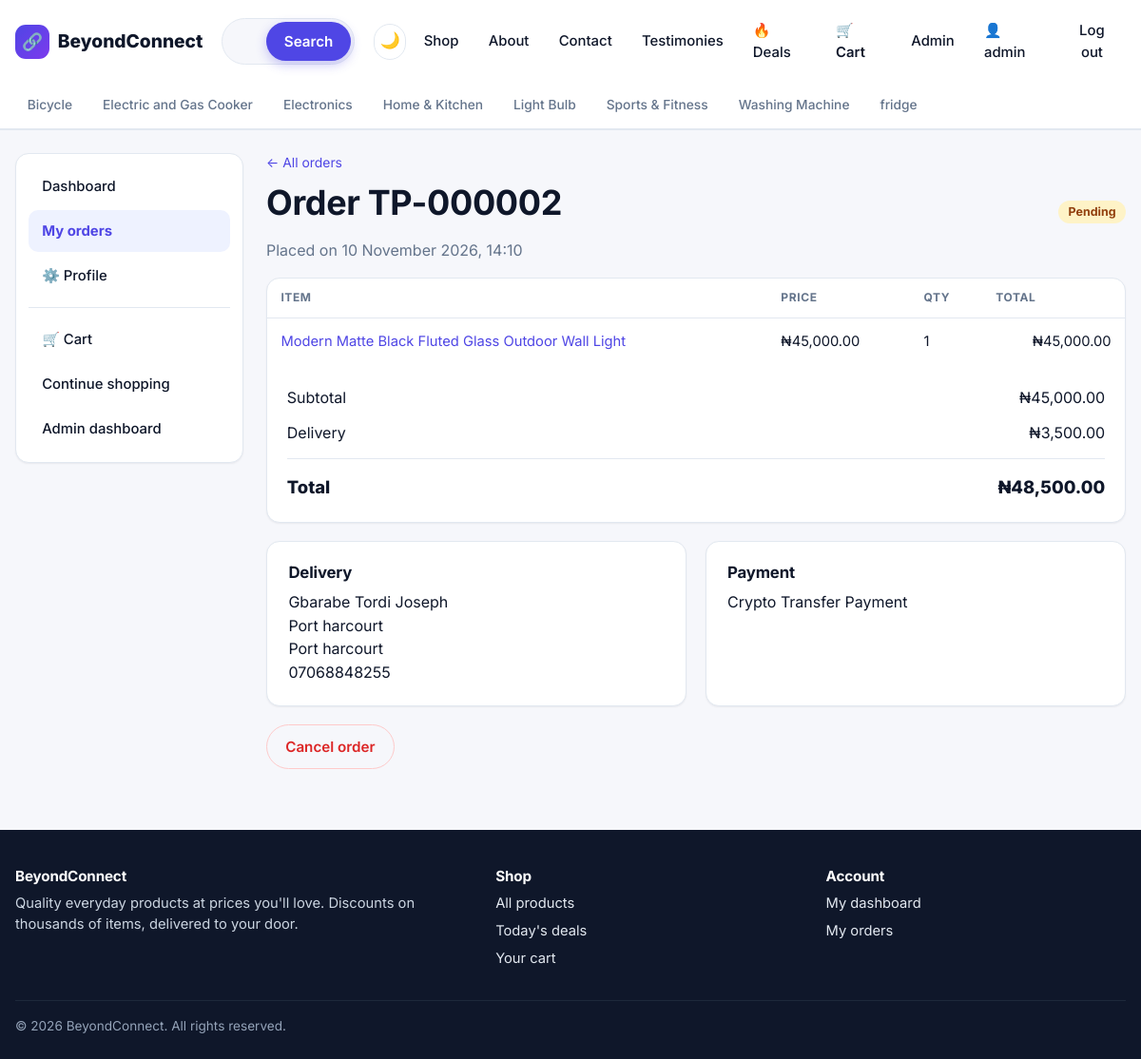
/accounts/orders/2/ (signed in), run on an earlier commit of the app's database.
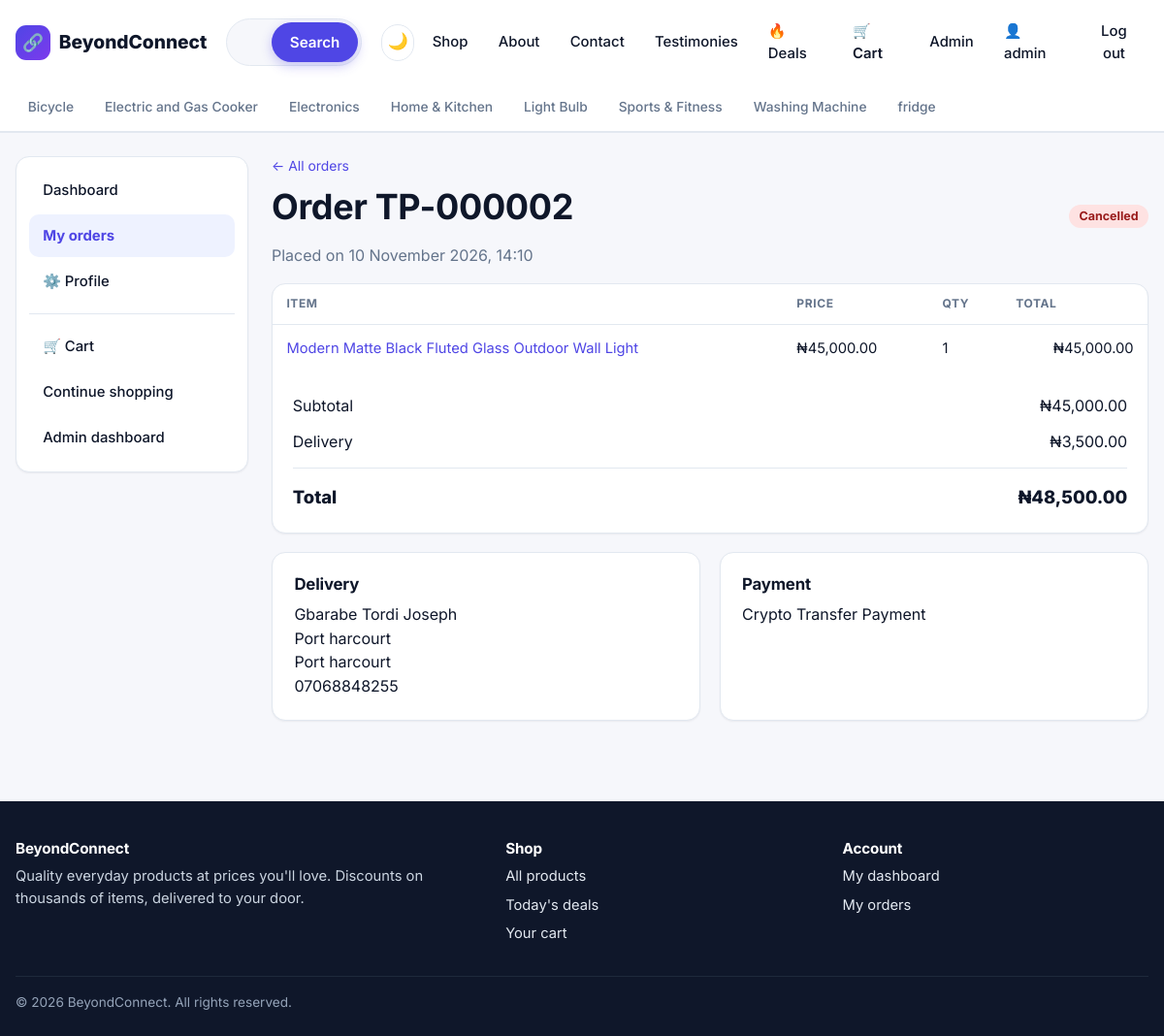
And on a later commit of the database.
### store/models.py (models this page shows, shortened)
class Order(models.Model):
    PENDING, PROCESSING, SHIPPED, DELIVERED, CANCELLED = "pending", "processing", "shipped", "delivered", "cancelled"
    STATUS_CHOICES = [
        (PENDING, "Pending"),
        (PROCESSING, "Processing"),
        (SHIPPED, "Shipped"),
        (DELIVERED, "Delivered"),
        (CANCELLED, "Cancelled"),
    ]
    COD, TRANSFER = "cod", "transfer"
    PAYMENT_CHOICES = [
        (COD, "Crypto Transfer Payment"),
        (TRANSFER, "Bank Transfer Payment"),
    ]
    user = models.ForeignKey(
        settings.AUTH_USER_MODEL, null=True, blank=True, on_delete=models.SET_NULL, related_name="orders"
    )
    full_name = models.CharField(max_length=150)
    email = models.EmailField()
    phone = models.CharField(max_length=30)
    address = models.CharField(max_length=255)
    city = models.CharField(max_length=100)
    notes = models.TextField(blank=True)
    payment_method = models.CharField(max_length=20, choices=PAYMENT_CHOICES, default=COD)
    status = models.CharField(max_length=20, choices=STATUS_CHOICES, default=PENDING)
    subtotal = models.DecimalField(max_digits=12, decimal_places=2, default=0)
    shipping_fee = models.DecimalField(max_digits=10, decimal_places=2, default=0)
    total = models.DecimalField(max_digits=12, decimal_places=2, default=0)
    created_at = models.DateTimeField(auto_now_add=True)
    updated_at = models.DateTimeField(auto_now=True)
    class Meta:
        ordering = ["-created_at"]
    @property
    def reference(self):
        return f"TP-{self.pk:06d}" if self.pk else "TP-new"
    @property
    def status_class(self):
        return f"status-{self.status}"

### accounts/views.py (the view)
# urls.py: path("orders/<int:pk>/", views.order_detail, name="order_detail"),
@login_required
def order_detail(request, pk):
    order = get_object_or_404(request.user.orders.prefetch_related("items"), pk=pk)
    return render(request, "accounts/order_detail.html", {"order": order})

### store/cart.py (called while the page is built)
    def __len__(self):
        return sum(self.items.values())

### store/context_processors.py (called while the page is built)
def site(request):
    return {
        "SITE_NAME": settings.SITE_NAME,
        "CURRENCY": settings.CURRENCY_SYMBOL,
        "FREE_SHIPPING": Decimal(str(settings.FREE_SHIPPING_THRESHOLD)),
        "cart_count": len(Cart(request)),
        "nav_categories": Category.objects.all()[:8],
    }

### store/models.py (called while the page is built)
    def get_absolute_url(self):
        return reverse("store:category", args=[self.slug])

    def get_absolute_url(self):
        return reverse("store:product_detail", args=[self.slug])

    @property
    def line_total(self):
        return self.unit_price * self.quantity

### store/templatetags/store_extras.py (called while the page is built)
@register.filter
def money(value):
    try:
        amount = Decimal(value)
    except (InvalidOperation, TypeError, ValueError):
        return value
    return f"{settings.CURRENCY_SYMBOL}{amount:,.2f}"

### templates/accounts/order_detail.html (shortened to what this page needs)
{% extends "base.html" %}
{% load store_extras %}
{% block content %}
<div class="dash-grid">
  {% include "accounts/_side_nav.html" with section="orders" %}
  <div>
    <p class="breadcrumb"><a href="{% url 'accounts:order_list' %}">← All orders</a></p>
    <div class="section-head">
      <h1 style="margin:0">Order {{ order.reference }}</h1>
      <span class="status {{ order.status_class }}">{{ order.get_status_display }}</span>
    </div>
    <p class="muted">Placed on {{ order.created_at|date:"j F Y, H:i" }}</p>
    <div class="card" style="margin-bottom:1.2rem">
      <div class="table-wrap">
        <table class="table">
          <thead><tr><th>Item</th><th>Price</th><th>Qty</th><th class="right">Total</th></tr></thead>
          <tbody>
          {% for item in order.items.all %}
            <tr>
              <td>{% if item.product %}<a href="{{ item.product.get_absolute_url }}">{{ item.product_name }}</a>{% else %}{{ item.product_name }}{% endif %}</td>
              <td>{{ item.unit_price|money }}</td>
              <td>{{ item.quantity }}</td>
              <td class="right">{{ item.line_total|money }}</td>
            </tr>
          {% endfor %}
          </tbody>
        </table>
      </div>
      <div style="padding:1rem 1.3rem">
        <div class="summary-row"><span>Subtotal</span><span>{{ order.subtotal|money }}</span></div>
        <div class="summary-row"><span>Delivery</span><span>{% if order.shipping_fee == 0 %}Free{% else %}{{ order.shipping_fee|money }}{% endif %}</span></div>
        <div class="summary-row total"><span>Total</span><span>{{ order.total|money }}</span></div>
      </div>
    </div>
    <div class="cols-2">
      <div class="card card-pad">
        <h3>Delivery</h3>
        <p style="margin:0">{{ order.full_name }}<br>{{ order.address }}<br>{{ order.city }}<br>{{ order.phone }}</p>
      </div>
      <div class="card card-pad">
        <h3>Payment</h3>
        <p style="margin:0">{{ order.get_payment_method_display }}</p>
      </div>
    </div>
    {% if order.status == 'pending' %}
    <form action="{% url 'accounts:cancel_order' order.pk %}" method="post" onsubmit="return confirm('Cancel this order?');">
      <button type="submit" class="btn btn-danger">Cancel order</button>
    </form>
    {% endif %}
  </div>
</div>
{% endblock %}

What changed in the data, as far as the page shows it:
changed Order "TP-000002": status "Pending" → "Cancelled"
Also different on the page:
text no longer shown: "Cancel order"
